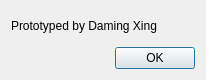
<?xml version="1.0" encoding="UTF-8"?>
<ui version="4.0">
 <class>Dialog</class>
 <widget class="QDialog" name="Dialog">
  <property name="geometry">
   <rect>
    <x>0</x>
    <y>0</y>
    <width>206</width>
    <height>80</height>
   </rect>
  </property>
  <property name="windowTitle">
   <string>Dialog</string>
  </property>
  <layout class="QGridLayout" name="gridLayout">
   <item row="1" column="0">
    <widget class="QDialogButtonBox" name="buttonBox">
     <property name="orientation">
      <enum>Qt::Horizontal</enum>
     </property>
     <property name="standardButtons">
      <set>QDialogButtonBox::Ok</set>
     </property>
    </widget>
   </item>
   <item row="0" column="0">
    <widget class="QLabel" name="label_credit">
     <property name="text">
      <string>Prototyped by Daming Xing</string>
     </property>
    </widget>
   </item>
  </layout>
 </widget>
 <resources/>
 <connections>
  <connection>
   <sender>buttonBox</sender>
   <signal>accepted()</signal>
   <receiver>Dialog</receiver>
   <slot>accept()</slot>
   <hints>
    <hint type="sourcelabel">
     <x>248</x>
     <y>254</y>
    </hint>
    <hint type="destinationlabel">
     <x>157</x>
     <y>274</y>
    </hint>
   </hints>
  </connection>
  <connection>
   <sender>buttonBox</sender>
   <signal>rejected()</signal>
   <receiver>Dialog</receiver>
   <slot>reject()</slot>
   <hints>
    <hint type="sourcelabel">
     <x>316</x>
     <y>260</y>
    </hint>
    <hint type="destinationlabel">
     <x>286</x>
     <y>274</y>
    </hint>
   </hints>
  </connection>
 </connections>
</ui>
